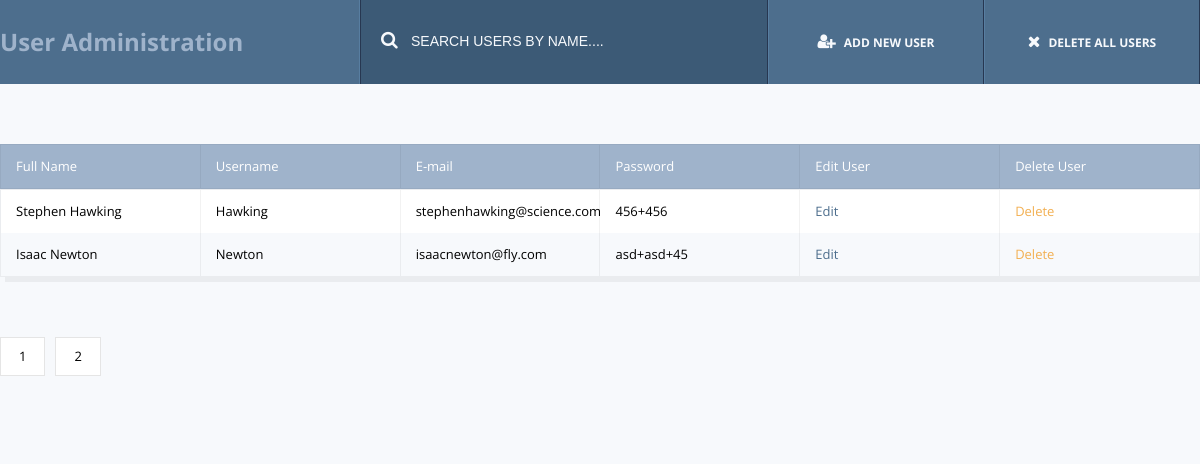
Page /index.php?pagePagination=2 on the committed database.
### tables this page shows
CREATE TABLE `users` (
  `id` int(11) NOT NULL,
  `name` varchar(100) NOT NULL,
  `username` varchar(100) NOT NULL,
  `email` varchar(100) NOT NULL,
  `password` varchar(50) NOT NULL
);

### classDatabaseAccess.php (called while the page is built, shortened)
<?php
class databaseAccess {
	protected $database_name = 'database';
	protected $database_user = 'root';
	protected $database_password = '';
	protected $database_host = 'localhost';
	protected $connect_database;
	public function __construct() {
        if (!isset($this->connect_database)) {
             $this->connect_database = new mysqli($this->database_host, $this->database_user, $this->database_password, $this->database_name);
        }
        return $this->connect_database;
    }
}

### classUsers.php (called while the page is built, shortened)
<?php
require_once 'classDatabaseAccess.php';
class users extends databaseAccess {
    public function getUsers($pagePagination){
        $perpage = 10;
        $calc = $perpage * $pagePagination;
		$start = $calc - $perpage;
		$query = "SELECT * FROM users ORDER BY id ASC LIMIT $start, $perpage";
        $result = $this->connect_database->query($query);
        $rows = array();
        while ($row = $result->fetch_assoc()) {
            $rows[] = $row;
        }
        return $rows;
    }
	public function totalpages(){
        $perpage = 10;
        $query = "select Count(*) As Total FROM users";
        $result = $this->connect_database->query($query);
        $rs = $result->fetch_assoc();
        $total = $rs["Total"];
        $totalPages = ceil($total / $perpage);
        return $totalPages;
    }
}
?>

### index.php (the view, shortened to what this page needs)
<?php
require_once 'classUsers.php';
$user = new users();
if(isset($_GET["pagePagination"])){
$pagePagination = intval($_GET["pagePagination"]);
} else {
$pagePagination = 1;
}
if(isset($_GET["search"])){
$searchAttribute = $_GET["search"];
} else {
$searchAttribute = '';
}
if(isset($_GET["search"])){
$allUsers = $user->getSearchUsers($searchAttribute, $pagePagination);
} else {
$allUsers = $user->getUsers($pagePagination);
}
?>
    <!DOCTYPE html>
    <html lang="en">
    <head>
        <link href="https://maxcdn.bootstrapcdn.com/font-awesome/4.7.0/css/font-awesome.min.css" rel="stylesheet">
        <link rel="stylesheet" href="css/style.css">
    </head>
    <body id="<?php if(isset($_GET["editID"])){ ?>editpage<?php } ?>">
                <header class="header clearfix">
                    <div class="container">
                        <h1 class="logo">User Administration</h1>
                        <a id="deleteAllUsers" href="actionDeleteAllUsers.php" class="button button-primary last"><i class="fa fa-times" aria-hidden="true"></i>DELETE ALL USERS</a>
                        <a id="addNewUser" onclick="openAddForm()" class="button button-primary"><i class="fa fa-user-plus" aria-hidden="true"></i>ADD NEW USER</a>
                        <form id="searchForm" class="searchform" method="get" action="index.php">
                            <input id="searchInput" name="search" type="text" value="<?php echo $searchAttribute; ?>" class="form-control" placeholder="SEARCH USERS BY NAME....">
                        </form>
                    </div>
                </header>
                <div class="section clearfix">
                    <div class="container">
                                <ul class="user-list-head">
                                    <li>
                                        Full Name
                                    </li>
                                    <li>
                                        Username
                                    </li>
                                    <li>
                                        E-mail
                                    </li>
                                    <li>
                                        Password
                                    </li>
                                    <li>
                                        Edit User
                                    </li>
                                    <li>
                                        Delete User
                                    </li>
                                </ul>
                                <ul id="showUsers" class="user-lists">
                                    <?php  if(empty($allUsers)) { ?>
                                        <li>
                                            <p>No users added, please add new users.</p>
                                        </li>
                                        <?php  } else { ?>
                                            <?php  foreach ($allUsers as $key => $userKey) { ?>
                                                <li>
                                                    <ul>
                                                        <li>
                                                            <?php echo $userKey['name']; ?>
                                                        </li>
                                                        <li>
                                                            <?php echo $userKey['username']; ?>
                                                        </li>
                                                        <li>
                                                            <?php echo $userKey['email']; ?>
                                                        </li>
                                                        <li>
                                                            <?php echo $userKey['password']; ?>
                                                        </li>
                                                        <li><a class="edit-button" href="index.php?editID=<?php echo $userKey['id']; ?>">Edit</a></li>
                                                        <li><a class="delete-button" href="actionDeleteUser.php?id=<?php echo $userKey['id']; ?>" onClick="return confirm('Are you sure to delete User?');">Delete</a></li>
                                                    </ul>
                                                </li>
                                                <?php  } ?>
                                                    <?php } ?>
                                </ul>
                                <div id="paginationContainer" class="pagination">
                                    <?php if(isset($_GET["search"])){ ?>
                                        <?php  $totalPages = $user->totalsearchpages($searchAttribute); for($i=1; $i <= $totalPages; $i++) {?>
                                            <a href="index.php?pagePagination=<?php echo $i; ?>&search=<?php echo $searchAttribute; ?>">
                                                <?php echo $i; ?>
                                            </a>
                                            <?php } ?>
                                                <?php } else {?>
                                                    <?php  $totalPages = $user->totalpages(); for($i=1; $i <= $totalPages; $i++) {?>
                                                        <a href="index.php?pagePagination=<?php echo $i; ?>">
                                                            <?php echo $i; ?>
                                                        </a>
                                                        <?php } ?>
                                                            <?php } ?>
                                </div>
                    </div>
                </div>
    </body>
    </html>

### css/style.css (style rules this page uses)
﻿ html, body, div, span, applet, object, iframe, h1, h2, h3, h4, h5, h6, p, blockquote, pre, a, abbr, acronym, address, big, cite, code, del, dfn, em, img, ins, kbd, q, s, samp, small, strike, strong, sub, sup, tt, var, b, u, i, center, button, dl, dt, dd, ol, ul, li, fieldset, form, label, legend, table, caption, tbody, tfoot, thead, tr, th, td, article, aside, canvas, details, embed, figure, figcaption, footer, header, hgroup, menu, nav, output, ruby, section, summary, time, mark, audio, video { margin: 0; padding: 0; border: 0; font-size: 100%; font: inherit; vertical-align: baseline; }
article, aside, details, figcaption, figure, footer, header, hgroup, menu, nav, section { display: block; }
body { line-height: 1; }
ol, ul { list-style: none; }
a, button { text-decoration: none; cursor: pointer; }
input, textarea, button, input:focus, textarea:focus, button:focus, button:hover { outline: 0; }
.clearfix:before, .clearfix:after { display: table; content: " "; }
.clearfix:after { clear: both; }
body { background: #F7F9FC; font-size: 13px; line-height: 1; font-family: 'Open Sans', Arial sans-serif; font-weight: 400; font-style: normal; padding: 0; margin: 0; }
.section { display: block; width: 100%; float: left; position: relative; }
.container { max-width: 1200px; margin: 0 auto; display: block; }
.header { float: left; width: 100%; background: #4D6E8D; }
.header .button { float: right; padding: 33px 30px; border-right: 1px solid #273751; border-left: 1px solid #587ea1; width: 18%; text-align: center; }
.header .button.last:before { right: -2px; top: 0; background: #587ea1; width: 1px; content: ""; position: absolute; height: 100%; }
.logo { font-size: 24px; line-height: 1; float: left; padding: 30px 30px 30px 0; color: #9FB3CB; font-weight: 700; margin: 0; width: 30%; border-right: 1px solid #587ea1; background: #4D6E8D; }
.button { float: left; padding: 15px 24px; line-height: 16px; font-size: 12px; font-weight: 700; position: relative; }
.button-primary { background: #4D6E8D; color: #F7F9FC; }
.button i { padding: 0 8px 0 0; font-size: 16px; }
.searchform { float: right; position: relative; width: 34%; background: #3C5A76; border-right: 1px solid #273751; border-left: 1px solid #273751; }
.searchform:before { content: "\f002"; font: normal normal normal 18px/1 FontAwesome; position: absolute; left: 20px; top: 31px; color: #F7F9FC; }
.searchform input { float: left; position: relative; background: transparent; color: #F7F9FC; font-size: 14px; line-height: 1.5; padding: 31px 30px 32px 50px; border: 0; width: 100%; }
.user-lists { float: left; width: 100%; position: relative; margin: 0 0 60px; border: 1px solid rgba(0, 0, 0, 0.05); border-right: 0; -webkit-box-shadow: 5px 5px 0 rgba(0, 0, 0, 0.05); box-shadow: 5px 5px 0 rgba(0, 0, 0, 0.05); }
.user-lists li { float: left; width: 100%; position: relative; }
.user-lists li ul { float: left; width: 100%; position: relative; }
.user-lists li:nth-child(odd) > ul { background: #fff; }
.user-lists li ul li { float: left; width: 16.666666666%; position: relative; padding: 15px 15px; min-height: 43px; line-height: 1; border-right: 1px solid rgba(0, 0, 0, 0.05); }
.edit-button { background: transparent; border: 0; color: #4D6E8D; }
.delete-button { background: transparent; border: 0; color: #F2AF51; }
.user-list-head { float: left; width: 100%; position: relative; background: #9FB3CB; margin: 60px 0 0; border: 1px solid rgba(0, 0, 0, 0.05); border-right: 0; }
.user-list-head li { float: left; width: 16.666666666%; position: relative; padding: 15px 15px; line-height: 1; border-right: 1px solid rgba(0, 0, 0, 0.05); background: #9FB3CB; color: #fff; }
.pagination { float: left; width: 100%; margin: 0 0 60px; }
.pagination a { float: left; background: #fff; border: 1px solid rgba(0, 0, 0, 0.1); padding: 12px 18px; line-height: 1; text-align: center; margin: 0 10px 0 0; color: #000; }

### rows in the picture
users: name "Stephen Hawking", username "Hawking", email "stephenhawking@science.com", password "456+456"
users: name "Isaac Newton", username "Newton", email "isaacnewton@fly.com", password "asd+asd+45"
